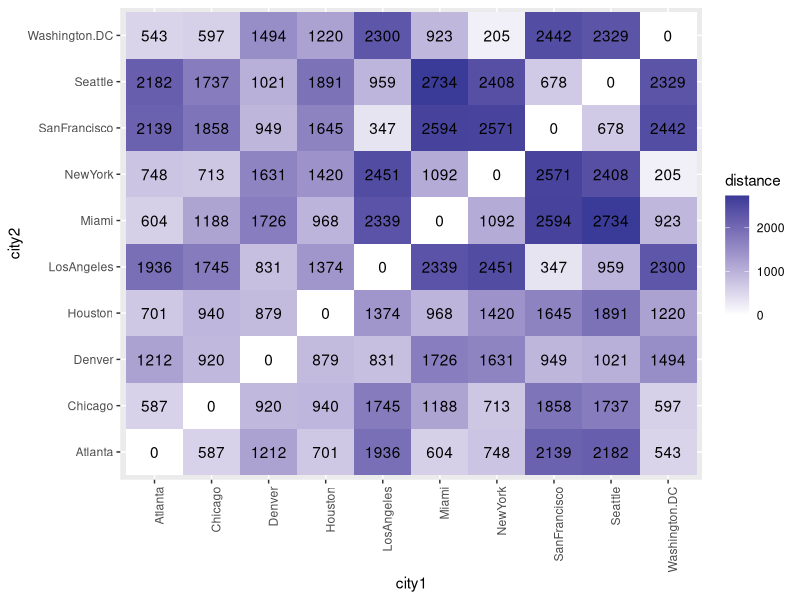
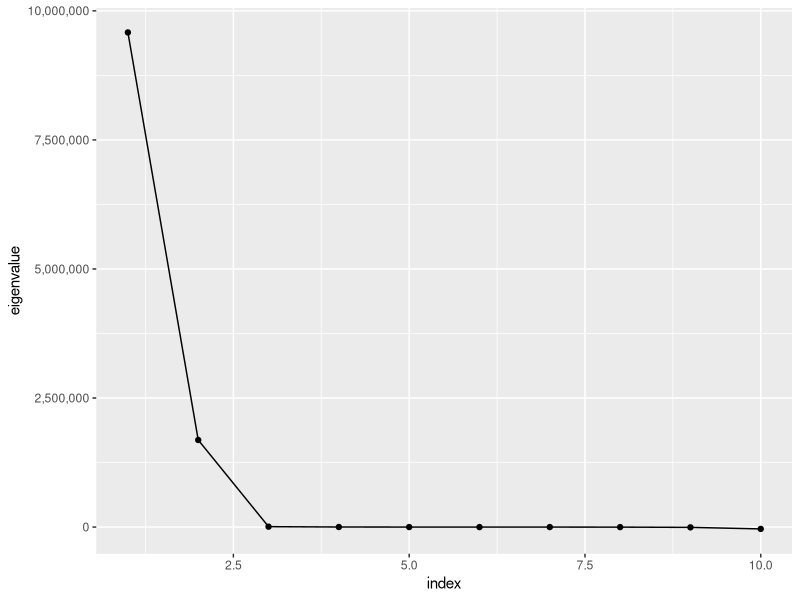
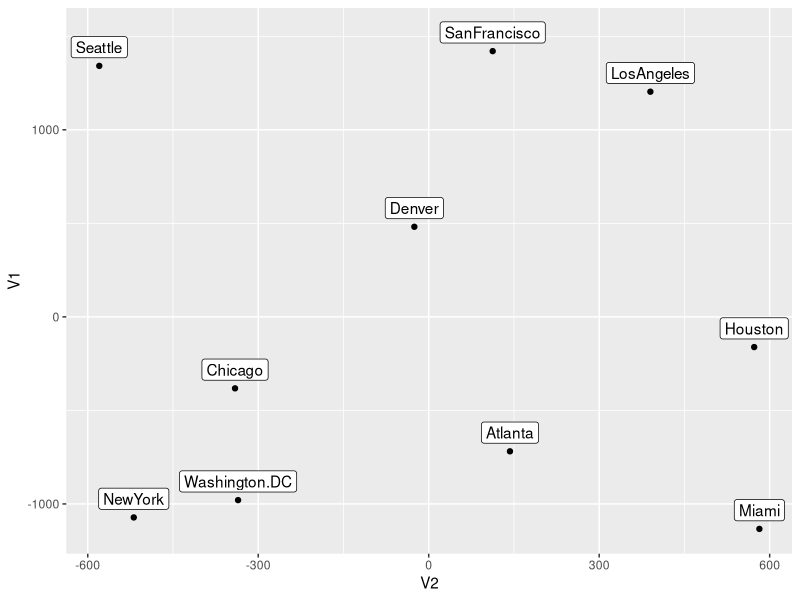
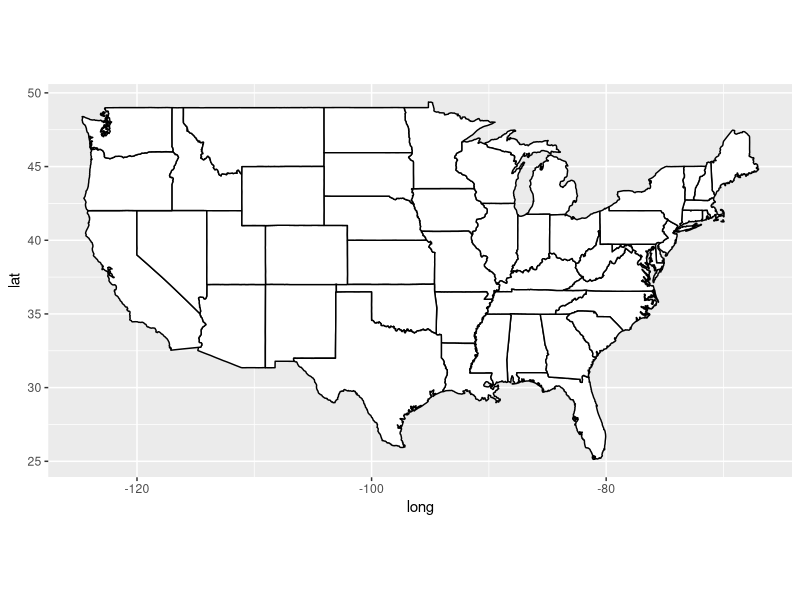
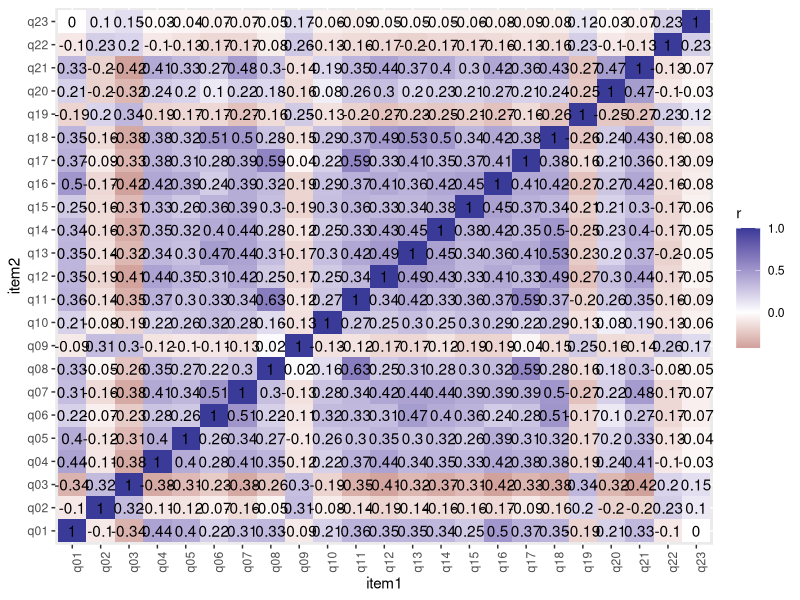
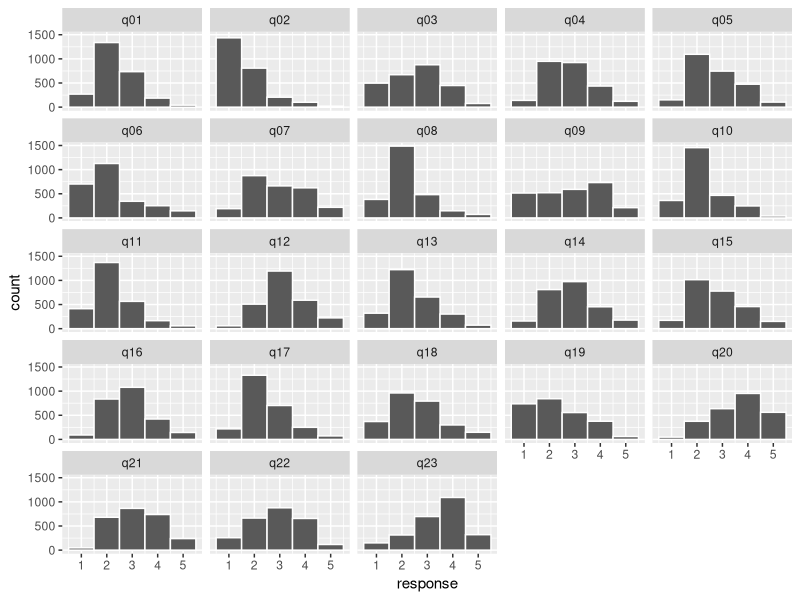
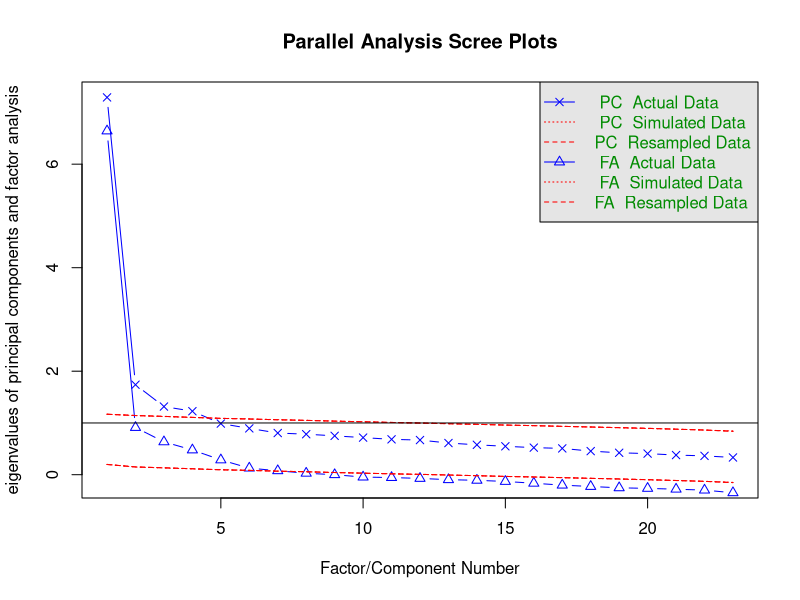
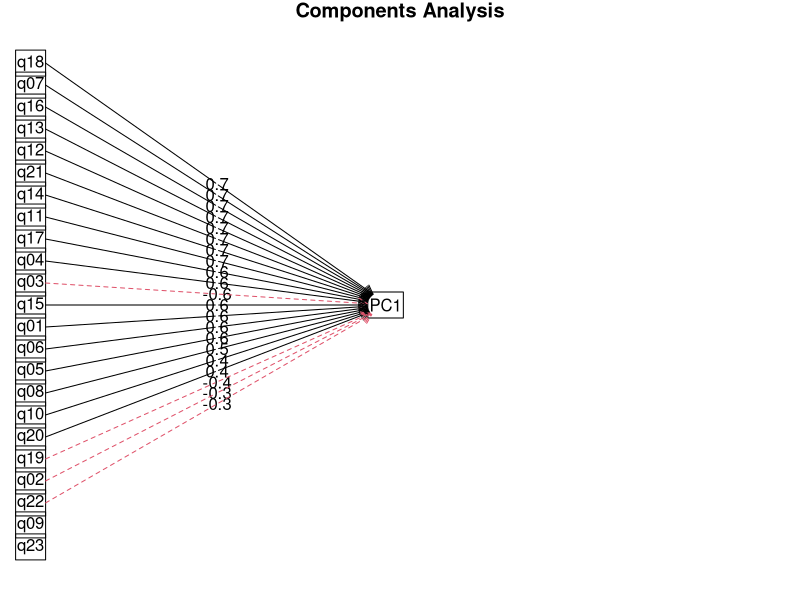

Write R code to recreate these figures, in order.
## ---- chunk 1

# install.packages("tidyverse")
# install.packages("knitr")
# install.packages("haven")
# install.packages("maps")
# install.packages("psych")

library(tidyverse)
library(knitr)
library(haven)
library(maps)
library(psych)

## ---- chunk 2

UScitiesD

## ---- chunk 3

UScitiesD %>% 
  as.matrix() %>% 
  as.data.frame() %>% 
  rownames_to_column() %>%
  rename(city1 = rowname) %>% 
  gather(key = city2, value = distance, -city1) %>% 
  ggplot(mapping = aes(x = city1, y = city2, fill = distance, label = distance)) +
  geom_tile() +
  geom_text() +
  scale_fill_gradient2() +
  theme(axis.text.x = element_text(angle = 90, hjust = 1))

## ---- chunk 4

cmdscale.fit1 <- cmdscale(UScitiesD, k = 2, eig = TRUE)

## ---- chunk 5

tibble(index = 1:length(cmdscale.fit1$eig),
       eigenvalue = cmdscale.fit1$eig) %>% 
  ggplot(mapping = aes(x = index, y = eigenvalue)) +
  geom_line() +
  geom_point() +
  scale_y_continuous(labels = scales::comma)

## ---- chunk 6

cmdscale.data <- as_tibble(cmdscale.fit1$points) %>% 
  mutate(city = rownames(cmdscale.fit1$points))

## ---- chunk 7

cmdscale.data %>% 
  ggplot(mapping = aes(x = V2, y = V1, label = city)) +
  geom_point() +
  geom_label(nudge_y = 100)

## ---- chunk 8

map_data("state") %>% 
  ggplot(mapping = aes(x = long, y = lat, group = group)) +
  geom_polygon(fill = "white", colour = "black") +
  coord_quickmap()

## ---- chunk 9

saq <- read_spss(file = "data/SAQ.sav")

## ---- chunk 10

saq %>% 
  cor(use = "pairwise.complete.obs") %>% 
  round(2) %>% 
  as.data.frame() %>% 
  rownames_to_column() %>%
  rename(item1 = rowname) %>% 
  gather(key = item2, value = r, -item1) %>% 
  ggplot(mapping = aes(x = item1, y = item2, fill = r, label = r)) +
  geom_tile() +
  geom_text() +
  scale_fill_gradient2() +
  theme(axis.text.x = element_text(angle = 90, hjust = 1))

## ---- chunk 11

saq %>% 
  gather(key = variable, value = response) %>% 
  ggplot(mapping = aes(x = response)) +
  geom_histogram(binwidth = 1, color = "white") +
  facet_wrap(facets = ~ variable)

## ---- chunk 12

fa.parallel(saq, fm = "minres", fa = "both")

## ---- chunk 13

principal(saq, rotate = "varimax") %>% 
  print(sort = TRUE)

# plot
principal(saq, rotate = "varimax") %>% 
  fa.diagram(sort = TRUE)

## ---- chunk 14

principal(saq, nfactors = 4, rotate = "varimax") %>% 
  print(sort = TRUE)

# plot
principal(saq, nfactors = 4, rotate = "varimax") %>% 
  fa.diagram(sort = TRUE)

## ---- chunk 15

fa(saq, fm = "minres", rotate = "oblimin") %>% 
  print(sort = TRUE)

# plot
fa(saq, fm = "minres", rotate = "oblimin") %>% 
  fa.diagram(sort = TRUE)

## ---- chunk 16

fa(saq, nfactors = 6, fm = "minres", rotate = "oblimin") %>% 
  print(sort = TRUE)

# plot
fa(saq, nfactors = 6, fm = "minres", rotate = "oblimin") %>% 
  fa.diagram(sort = TRUE)
